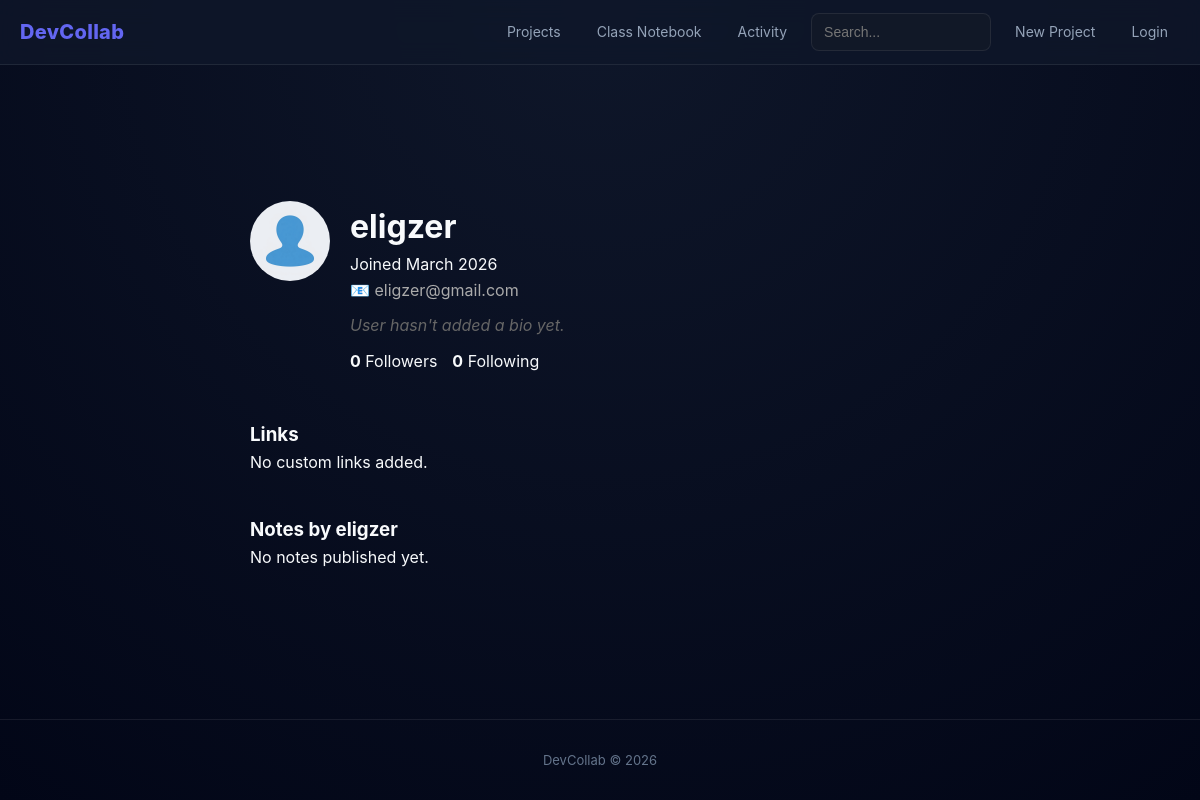
The page /user/eligzer on the database its author committed.
### models.py (models this page shows, shortened)
class User(UserMixin, db.Model):
    __tablename__ = "users"
    id = db.Column(db.Integer, primary_key=True)
    username = db.Column(db.String(80), unique=True, nullable=False, index=True)
    email = db.Column(db.String(120), unique=True, nullable=False, index=True)
    password_hash = db.Column(db.String(256), nullable=False)
    bio = db.Column(db.Text, default="")
    github_link = db.Column(db.String(200), default="")
    profile_image = db.Column(db.String(120), default="default.jpg")
    is_admin = db.Column(db.Boolean, default=False)
    is_active = db.Column(db.Boolean, default=True)
    created_at = db.Column(db.DateTime, default=lambda: datetime.now(timezone.utc))
    projects = db.relationship("Project", backref="owner", lazy=True)
    snippets = db.relationship("CodeSnippet", backref="author", lazy=True)
    comments = db.relationship("Comment", backref="author", lazy=True)
    links = db.relationship("UserLink", backref="user", lazy=True)
    followers = db.relationship(
        "Follow",
        foreign_keys="Follow.following_id",
        backref="following",
        lazy=True
    )
    followed = db.relationship(
        "Follow",
        foreign_keys="Follow.follower_id",
        backref="follower",
        lazy=True
    )
    messages_sent = db.relationship(
        "Message",
        foreign_keys="Message.sender_id",
        backref="sender",
        lazy=True
    )
    messages_received = db.relationship(
        "Message",
        foreign_keys="Message.receiver_id",
        backref="receiver",
        lazy=True
    )
    notifications = db.relationship("Notification", backref="user", lazy=True)
    pinned_notes = db.relationship("PinnedNote", backref="user", lazy=True)

### routes/user.py (the view)
@user_bp.route("/user/<username>")
def profile(username):
    user = User.query.filter_by(username=username).first_or_404()
    notes = ClassNote.query.filter_by(
        created_by=user.username
    ).order_by(ClassNote.created_at.desc()).all()
    link_form = UserLinkForm()
    is_following = False
    if current_user.is_authenticated and current_user.id != user.id:
        is_following = Follow.query.filter_by(
            follower_id=current_user.id,
            following_id=user.id
        ).first() is not None
    return render_template(
        "user/profile.html",
        user=user,
        notes=notes,
        link_form=link_form,
        is_following=is_following
    )

### forms.py
class UserLinkForm(FlaskForm):
    title = StringField(
        "Link Title",
        validators=[DataRequired(), Length(max=100)]
    )
    url = StringField(
        "URL",
        validators=[DataRequired(), URL(), Length(max=500)]
    )
    submit = SubmitField("Add Link")

### templates/user/profile.html (shortened to what this page needs)
{% extends "base.html" %}
{% block content %}
<div class="container">
<div class="profile-wrapper">
<div class="profile-card">
<div class="profile-header">
<img src="{{ url_for('static', filename='profile_pics/' ~ (user.profile_image if user.profile_image else 'default.jpg')) }}">
<div>
<h1>{{ user.username }}</h1>
<p class="text-muted">
Joined {{ user.created_at.strftime('%B %Y') if user.created_at else '' }}
</p>
{% if user.email %}
<p style="color:#aaa;">📧 {{ user.email }}</p>
{% endif %}
{% if user.bio %}
<p style="margin-top:10px;">{{ user.bio }}</p>
{% else %}
<p style="color:#666;font-style:italic;margin-top:10px;">
User hasn't added a bio yet.
</p>
{% endif %}
<div style="display:flex;gap:15px;margin-top:10px;">
<span><strong>{{ user.followers|length }}</strong> Followers</span>
<span><strong>{{ user.followed|length }}</strong> Following</span>
</div>
</div>
</div>
<h3>Links</h3>
{% if user.links %}
<ul style="list-style:none;padding:0;margin-top:10px;">
{% for link in user.links %}
<li style="margin-bottom:8px;display:flex;gap:8px;align-items:center;">
<a href="{{ link.url }}" target="_blank">
🔗 {{ link.title }}
</a>
{% if current_user.is_authenticated and current_user.id == user.id %}
<form action="{{ url_for('user.delete_link', user_id=user.id, link_id=link.id) }}" method="POST">
<input type="hidden" name="csrf_token" value="{{ csrf_token() }}">
<button style="background:none;border:none;color:red;cursor:pointer;">Delete</button>
</form>
{% endif %}
</li>
{% endfor %}
</ul>
{% else %}
<p class="text-muted">No custom links added.</p>
{% endif %}
<h3 style="margin-top:40px;">Notes by {{ user.username }}</h3>
{% if notes %}
<div class="card-grid">
{% for note in notes %}
<div class="card">
<h3>
<a href="{{ url_for('notes.detail', note_id=note.id) }}">
{{ note.title }}
</a>
</h3>
<div class="meta">
{{ note.updated_at.strftime('%Y-%m-%d') if note.updated_at else '' }}
</div>
<div class="preview">
{{ note.content[:150] }}
{% if note.content|length > 150 %}...{% endif %}
</div>
</div>
{% endfor %}
</div>
{% else %}
<p>No notes published yet.</p>
{% endif %}
</div>
</div>
</div>
{% endblock %}

### static/css/style.css (style rules this page uses)
:root { --bg-main:#020617; --bg-card:#0f172a; --bg-soft:#111827; --border:rgba(255,255,255,0.08); --text-main:#f8fafc; --text-secondary:#94a3b8; --text-muted:#64748b; --accent:#6366f1; --accent-light:#818cf8; --success:#10b981; --danger:#ef4444; --radius:12px; --shadow-sm:0 4px 12px rgba(0,0,0,0.25); --shadow-md:0 14px 40px rgba(0,0,0,0.35); --transition:all .2s ease; }
* { margin:0; padding:0; box-sizing:border-box; }
body { font-family:Inter,system-ui,-apple-system; background: radial-gradient(circle at top,#0f172a,#020617); color:var(--text-main); line-height:1.6; overflow-x:hidden; }
.container { max-width:1200px; margin:auto; padding:24px; }
.profile-wrapper { position:relative; cursor:pointer; }
.profile-card { max-width:700px; margin:auto; }
.profile-header { display:flex; align-items:center; gap:18px; flex-wrap:wrap; }
.profile-header img { width:85px; height:85px; border-radius:50%; object-fit:cover; }

### templates/user/profile.html (style rules this page uses)
.profile-wrapper { max-width:900px; margin:40px auto; }
.profile-card { width:100%; }
.profile-header { display:flex; align-items:flex-start; gap:20px; margin-bottom:30px; flex-wrap:wrap; }
.profile-header img { width:80px; height:80px; border-radius:50%; object-fit:cover; }

### rows shown on the page
User: profile_image (placeholder picture), username "eligzer", created_at "March 2026", email "eligzer@gmail.com"

### other values the page prints
{{ user.followers|length }} "0"
{{ user.followed|length }} "0"
